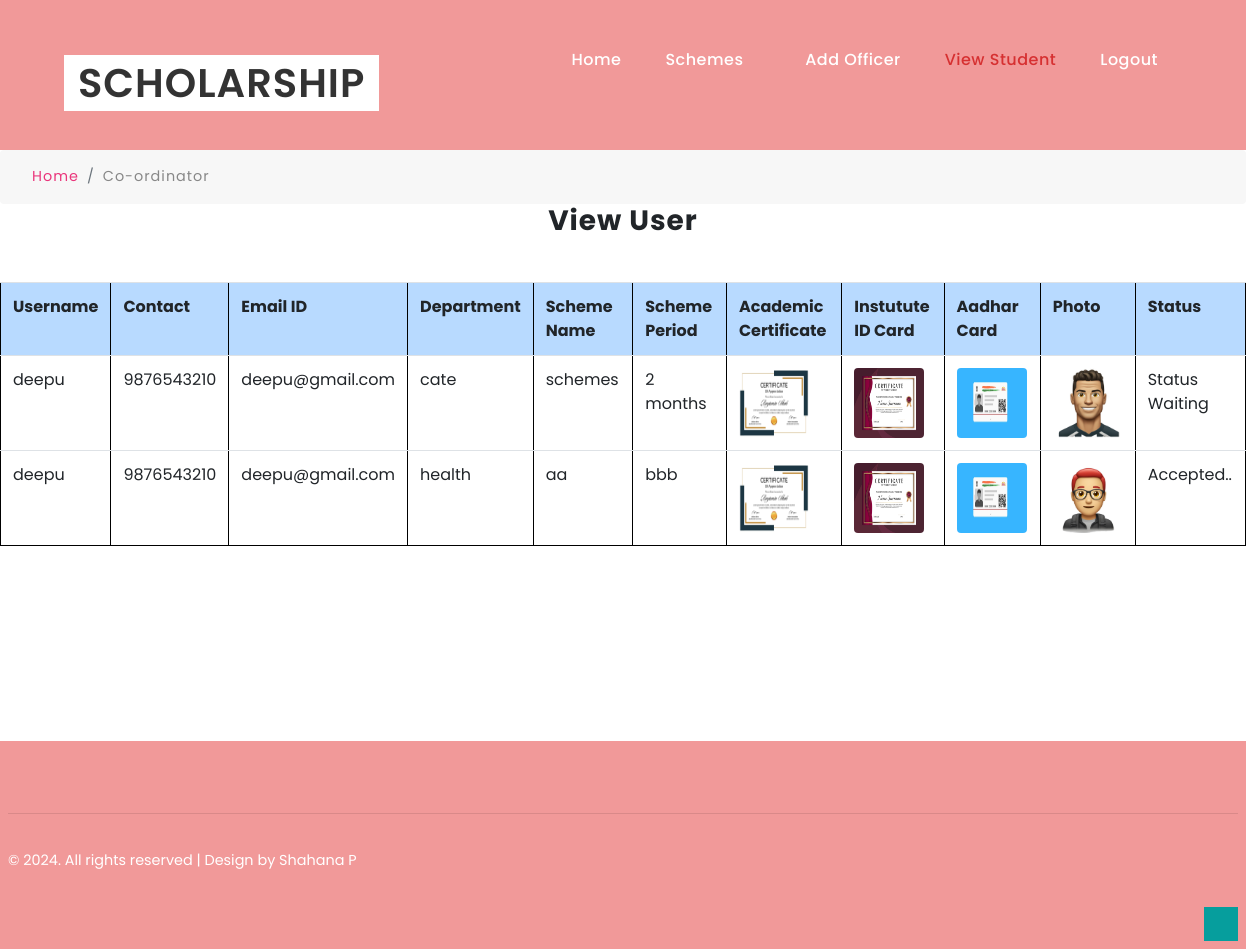
Screenshot of /admin_view_user.php with the database file from the repository.
### tables this page shows
CREATE TABLE `user_apply` (
  `id` int(11) NOT NULL,
  `app_no` varchar(50) NOT NULL,
  `username` varchar(200) NOT NULL,
  `contact` varchar(200) NOT NULL,
  `email` varchar(200) NOT NULL,
  `deparment` varchar(200) NOT NULL,
  `scheme_name` varchar(200) NOT NULL,
  `scheme_period` varchar(200) NOT NULL,
  `ac_certi` varchar(200) NOT NULL,
  `instu_id` varchar(200) NOT NULL,
  `aadhar_card1` varchar(200) NOT NULL,
  `aadhar_card2` varchar(100) NOT NULL,
  `photo` varchar(200) NOT NULL,
  `status` varchar(200) NOT NULL,
  `report` varchar(200) NOT NULL,
  `rdate` varchar(200) NOT NULL
);

### admin_view_user.php (the view, shortened to what this page needs)
<?php
include("dbconnect.php");
?>
<!DOCTYPE html>
<html lang="zxx">
<head><title>Scholarship Management System</title>
    <link rel="stylesheet" href="css/bootstrap.css">
    <link rel="stylesheet" href="css/style.css" type="text/css" media="all" />
    <link href="css/font-awesome.css" rel="stylesheet">
</head>
<body>
    <section class="main-content" id="home">
        <header>
            <div class="container-fluid px-lg-5">
                <nav>
                    <div class="logo-w3ls" id="logo-w3ls">
                        <h1>
                            <a href="#"><span>Scholarship</span></a>
                        </h1>
                    </div>
                    <ul class="menu">
                       <li class="mr-lg-4 mr-3 "><a href="admin_home.php">Home</a></li>
						<li class="mr-lg-4 mr-3">
                            <a href="#">Schemes <span class="fa fa-sort-desc" aria-hidden="true"></span></a>
                        </li>
                        <li class="mr-lg-4 mr-3 "><a href="admin_add_rural_head.php">Add Officer </a></li>
                        <li class="mr-lg-4 mr-3 active"><a href="admin_view_user.php">View Student</a></li>
						<li class="mr-lg-4 mr-3 "><a href="logout.php">Logout</a></li>
                    </ul>
                </nav>
            </div>
        </header>
        <div class="page-inner">
        </div>
        <ol class="breadcrumb">
            <li class="breadcrumb-item">
                <a href="#">Home</a>
            </li>
            <li class="breadcrumb-item active">Co-ordinator</li>
        </ol>
    </section>
                <h3  align="center">View User</h3>
                <form action="" method="post">
                  <p>&nbsp;</p>
                  <table class="table" width="1220" height="135" border="3" align="center">
                    <tr>
					<td class="table-primary"><strong>Username</strong></td>
					<td class="table-primary"><strong>Contact</strong></td>
                      <td class="table-primary"><strong>Email ID</strong> </td>
                      <td class="table-primary"><strong>Department</strong></td>
                      <td class="table-primary"><strong>Scheme Name</strong></td>
                      <td class="table-primary"><strong>Scheme Period</strong></td>
                      <td class="table-primary"><strong>Academic Certificate</strong></td>
                      <td class="table-primary"><strong>Instutute ID Card</strong></td>
                      <td class="table-primary"><strong>Aadhar Card</strong></td>
                      <td class="table-primary"><strong>Photo</strong></td>
                      <td class="table-primary"><strong>Status</strong></td>
                    </tr>
					 <?php
				 $qry="select * from  user_apply";
				$result = mysqli_query($conn, $qry);
				while($row=mysqli_fetch_assoc($result))
				{
				 ?>
                    <tr>
					 <td><?php echo $row['username'];?></td>
					 <td><?php echo $row['contact'];?></td>
                      <td><?php echo $row['email'];?></td>
                      <td><?php echo $row['deparment'];?></td>
                      <td><?php echo $row['scheme_name'];?></td>
                      <td><?php echo $row['scheme_period'];?></td>
                      <td><img src="upload/<?php echo $row['ac_certi'];?>" width="70" height="70"></td>
                      <td><img src="upload/<?php echo $row['instu_id'];?>" width="70" height="70"></td>
                      <td><img src="upload/<?php echo $row['aadhar_card1'];?>" width="70" height="70"></td>
                      <td><img src="upload/<?php echo $row['photo'];?>" width="70" height="70"></td>
                      <td><?php
					  $sts=$row['status'];
					  if($sts==1)
					  {
					  echo "Accepted..";
					  }
					  else
					  {
					  echo "Status Waiting";
					  }
					  ?></td>
                    </tr>
					<?php
					}
					?>
                  </table>
                  <p>&nbsp;</p>
                  <p>&nbsp;</p>
                  <p>&nbsp;</p>
                  <p>&nbsp;</p>
                </form>
    <footer class="footer">
        <div class="container-fluid p-lg-30 p-md-2">
            <div class="row py-sm-4 py-3">
            </div>
            <hr>
            <div class="d-flex justify-content-between pt-lg-3  footer-bottom-cpy">
                <div class="copy-right">
                    <p>© 2024. All rights reserved | Design by <a href="#"> Shahana P</a>
                    </p>
                </div>
            </div>
            <div class="text-right mt-3">
                <a href="#home" class="move-top scroll"><span class="fa fa-angle-up" aria-hidden="true"></span></a>
            </div>
        </div>
    </footer>
</body>
</html>

### css/style.css (style rules this page uses)
html, body { margin: 0; font-size: 100%; background: #fff; font-family: 'Poppins', sans-serif; scroll-behavior: smooth; }
body a { text-decoration: none; transition: 0.5s all; -webkit-transition: 0.5s all; -moz-transition: 0.5s all; -o-transition: 0.5s all; -ms-transition: 0.5s all; cursor: pointer !important; }
h1, h2, h3, h4, h5, h6 { margin: 0; letter-spacing: 1px; font-weight: 700; }
p { font-size: 0.9em; color: #8c9398; line-height: 2em; }
ul { margin: 0; padding: 0; }
body img { border-radius: 4px; -webkit-border-radius: 4px; -o-border-radius: 4px; -moz-border-radius: 4px; -ms-border-radius: 4px; }
header { position: absolute; z-index: 9; width: 100%; left: 0; top: 0%; padding: 3em 1em; }
nav { margin: 0; padding: 0; }
nav:after { content: ""; display: table; clear: both; }
nav ul { float: right; padding: 0; margin: 0; list-style: none; position: relative; }
nav ul li { display: inline-block; float: left; margin-left: 20px; list-style: none; }
nav a { font-weight: 500; font-size: 1em; letter-spacing: .5px; padding-left: 0; padding-right: 0; padding: 35px 0; font-family: 'Poppins', sans-serif; color: #fff; }
.menu li.active a { color: #d63031; }
li > a:only-child:after { content: ''; }
#logo-w3ls a { float: left; color: #fff; font-size: 1em; font-weight: 100; line-height: 0; letter-spacing: 1px; font-family: 'Poppins', sans-serif; text-transform: uppercase; }
h1 a { color: #fff; font-size: 1em; font-weight: 100; line-height: 0; letter-spacing: 1px; font-family: 'Poppins', sans-serif; text-transform: uppercase; }
#logo-w3ls a span { background: #fff; color: #333; padding: 0 14px; font-weight: 600; }
.main-content { position: relative; }
.page-inner { background-color: #f19999; background-size: cover; -webkit-background-size: cover; -moz-background-size: cover; -o-background-size: cover; -ms-background-size: cover; min-height: 150px; }
li.breadcrumb-item { font-size: 0.9em; letter-spacing: 1px; }
li.breadcrumb-item a { color: #ea357b; }
.breadcrumb-item.active { color: #888; }
ol.breadcrumb { background: none; margin: 0; padding: 1em 2em; background: #f7f7f7; }
.footer { background-color: #f19999; }
.footer p, .footer a { color: #fff; }
.copy-right p a { color: #ffffff; }
a.move-top span { color: #fff; width: 34px; height: 34px; border: 1px solid rgb(6, 158, 157); line-height: 1.9em; background: #069e9d; text-align: center; }
.table { border: #000; }

### rows the page displays
user_apply: username "deepu", contact "9876543210", email "deepu@gmail.com", deparment "cate", scheme_name "schemes", scheme_period "2 months", ac_certi (picture), instu (picture), aadhar_card1 (picture), photo (picture), status "Status Waiting"
user_apply: username "deepu", contact "9876543210", email "deepu@gmail.com", deparment "health", scheme_name "aa", scheme_period "bbb", ac_certi (picture), instu (picture), aadhar_card1 (picture), photo (picture), status "Accepted.."
